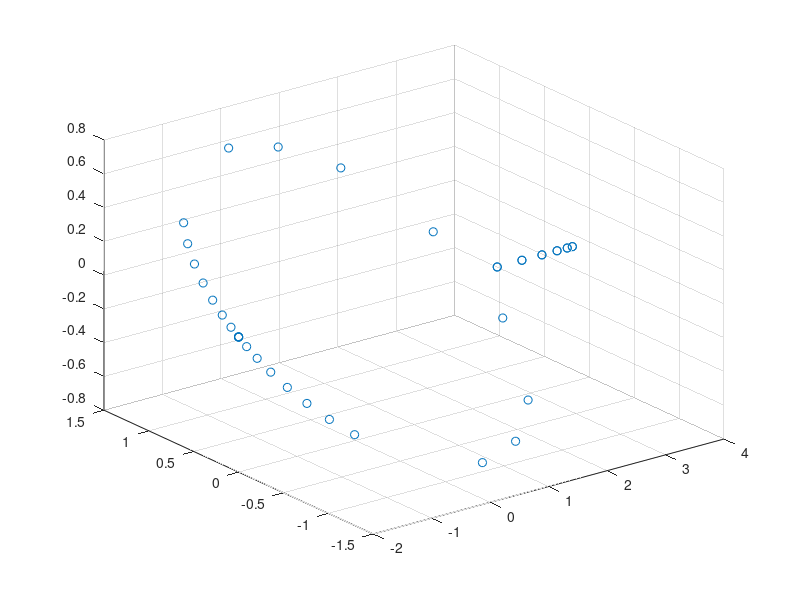

The MATLAB script that drew this image:
% initialize data set
xs = [];
ys = [];
zs = [];

% ys(1) = 1;

i = 1;
r = 2;
x = 0;
y = 0;
theta = 0;
varX = -r;
while theta < pi/4
        ys(i) = (sqrt(r*r - varX*varX)+y)*(1/sqrt(2));
        xs(i) = varX+x;
        zs(i) = (sqrt(r*r - varX*varX)+y)*(1-(1/sqrt(2)));
        i = i + 1;
        ys(i) = -(sqrt(r*r - varX*varX)+y)*(1/sqrt(2));
        xs(i) = varX+x;
        zs(i) = -(sqrt(r*r - varX*varX)+y)*(1-(1/sqrt(2)));
        varX = varX + (1-cos(theta));
        theta = theta + pi/36;
        i = i + 1;
end
varX = 0
while theta < pi/2
        ys(i) = (sqrt(r*r - varX*varX)+y)*(1/sqrt(2));
        xs(i) = varX+x;
        zs(i) = (sqrt(r*r - varX*varX)+y)*(1-(1/sqrt(2)));
        i = i + 1;
        ys(i) = -(sqrt(r*r - varX*varX)+y)*(1/sqrt(2));
        xs(i) = varX+x;
        zs(i) = -(sqrt(r*r - varX*varX)+y)*(1-(1/sqrt(2)));
        varX = varX + cos(theta);
        theta = theta + pi/36;
        i = i + 1;
end

scatter3(xs,ys,zs);